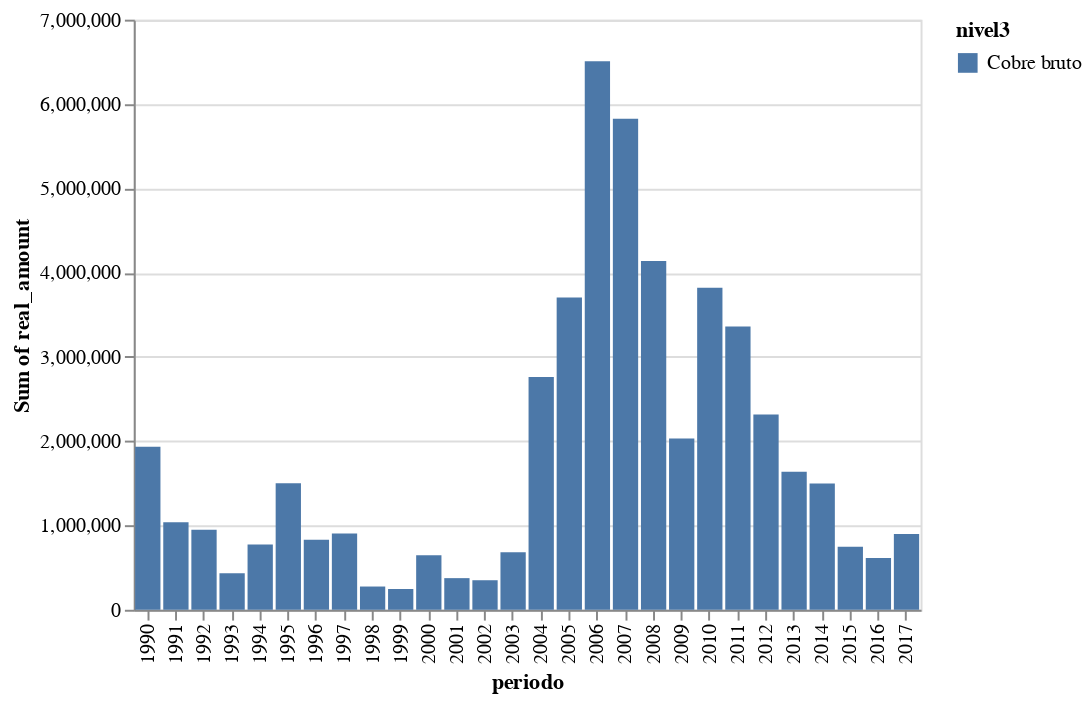

The notebook cell this image was saved under:
### Code cell
alt.Chart(cobre).mark_bar().encode(
    x='periodo:O',
    y='sum(real_amount):Q',
    color='nivel3'
)

### Figure 1 — Vega-Lite specification as saved in the notebook (floating-point values rounded to 4 significant figures)
{"$schema": "https://vega.github.io/schema/vega-lite/v2.4.1.json", "config": {"view": {"height": 300, "width": 400}}, "data": {"values": [{"nivel1": "TRANSACCIONES QUE AFECTAN EL PATRIMONIO NETO", "nivel2": "INGRESOS", "nivel3": "Cobre bruto", "periodo": 1990, "real_amount": 1935000.0}, {"nivel1": "TRANSACCIONES QUE AFECTAN EL PATRIMONIO NETO", "nivel2": "INGRESOS", "nivel3": "Cobre bruto", "periodo": 1991, "real_amount": 1039000.0}, {"nivel1": "TRANSACCIONES QUE AFECTAN EL PATRIMONIO NETO", "nivel2": "INGRESOS", "nivel3": "Cobre bruto", "periodo": 1992, "real_amount": 950400.0}, {"nivel1": "TRANSACCIONES QUE AFECTAN EL PATRIMONIO NETO", "nivel2": "INGRESOS", "nivel3": "Cobre bruto", "periodo": 1993, "real_amount": 434500.0}, {"nivel1": "TRANSACCIONES QUE AFECTAN EL PATRIMONIO NETO", "nivel2": "INGRESOS", "nivel3": "Cobre bruto", "periodo": 1994, "real_amount": 775300.0}, {"nivel1": "TRANSACCIONES QUE AFECTAN EL PATRIMONIO NETO", "nivel2": "INGRESOS", "nivel3": "Cobre bruto", "periodo": 1995, "real_amount": 1500000.0}, {"nivel1": "TRANSACCIONES QUE AFECTAN EL PATRIMONIO NETO", "nivel2": "INGRESOS", "nivel3": "Cobre bruto", "periodo": 1996, "real_amount": 831700.0}, {"nivel1": "TRANSACCIONES QUE AFECTAN EL PATRIMONIO NETO", "nivel2": "INGRESOS", "nivel3": "Cobre bruto", "periodo": 1997, "real_amount": 905300.0}, {"nivel1": "TRANSACCIONES QUE AFECTAN EL PATRIMONIO NETO", "nivel2": "INGRESOS", "nivel3": "Cobre bruto", "periodo": 1998, "real_amount": 275700.0}, {"nivel1": "TRANSACCIONES QUE AFECTAN EL PATRIMONIO NETO", "nivel2": "INGRESOS", "nivel3": "Cobre bruto", "periodo": 1999, "real_amount": 246300.0}, {"nivel1": "TRANSACCIONES QUE AFECTAN EL PATRIMONIO NETO", "nivel2": "INGRESOS", "nivel3": "Cobre bruto", "periodo": 2000, "real_amount": 648100.0}, {"nivel1": "TRANSACCIONES QUE AFECTAN EL PATRIMONIO NETO", "nivel2": "INGRESOS", "nivel3": "Cobre bruto", "periodo": 2001, "real_amount": 375200.0}, {"nivel1": "TRANSACCIONES QUE AFECTAN EL PATRIMONIO NETO", "nivel2": "INGRESOS", "nivel3": "Cobre bruto", "periodo": 2002, "real_amount": 350400.0}, {"nivel1": "TRANSACCIONES QUE AFECTAN EL PATRIMONIO NETO", "nivel2": "INGRESOS", "nivel3": "Cobre bruto", "periodo": 2003, "real_amount": 681700.0}, {"nivel1": "TRANSACCIONES QUE AFECTAN EL PATRIMONIO NETO", "nivel2": "INGRESOS", "nivel3": "Cobre bruto", "periodo": 2004, "real_amount": 2760000.0}, {"nivel1": "TRANSACCIONES QUE AFECTAN EL PATRIMONIO NETO", "nivel2": "INGRESOS", "nivel3": "Cobre bruto", "periodo": 2005, "real_amount": 3705000.0}, {"nivel1": "TRANSACCIONES QUE AFECTAN EL PATRIMONIO NETO", "nivel2": "INGRESOS", "nivel3": "Cobre bruto", "periodo": 2006, "real_amount": 6506000.0}, {"nivel1": "TRANSACCIONES QUE AFECTAN EL PATRIMONIO NETO", "nivel2": "INGRESOS", "nivel3": "Cobre bruto", "periodo": 2007, "real_amount": 5825000.0}, {"nivel1": "TRANSACCIONES QUE AFECTAN EL PATRIMONIO NETO", "nivel2": "INGRESOS", "nivel3": "Cobre bruto", "periodo": 2008, "real_amount": 4138000.0}, {"nivel1": "TRANSACCIONES QUE AFECTAN EL PATRIMONIO NETO", "nivel2": "INGRESOS", "nivel3": "Cobre bruto", "periodo": 2009, "real_amount": 2031000.0}, {"nivel1": "TRANSACCIONES QUE AFECTAN EL PATRIMONIO NETO", "nivel2": "INGRESOS", "nivel3": "Cobre bruto", "periodo": 2010, "real_amount": 3820000.0}, {"nivel1": "TRANSACCIONES QUE AFECTAN EL PATRIMONIO NETO", "nivel2": "INGRESOS", "nivel3": "Cobre bruto", "periodo": 2011, "real_amount": 3360000.0}, {"nivel1": "TRANSACCIONES QUE AFECTAN EL PATRIMONIO NETO", "nivel2": "INGRESOS", "nivel3": "Cobre bruto", "periodo": 2012, "real_amount": 2317000.0}, {"nivel1": "TRANSACCIONES QUE AFECTAN EL PATRIMONIO NETO", "nivel2": "INGRESOS", "nivel3": "Cobre bruto", "periodo": 2013, "real_amount": 1637000.0}, {"nivel1": "TRANSACCIONES QUE AFECTAN EL PATRIMONIO NETO", "nivel2": "INGRESOS", "nivel3": "Cobre bruto", "periodo": 2014, "real_amount": 1498000.0}, {"nivel1": "TRANSACCIONES QUE AFECTAN EL PATRIMONIO NETO", "nivel2": "INGRESOS", "nivel3": "Cobre bruto", "periodo": 2015, "real_amount": 746300.0}, {"nivel1": "TRANSACCIONES QUE AFECTAN EL PATRIMONIO NETO", "nivel2": "INGRESOS", "nivel3": "Cobre bruto", "periodo": 2016, "real_amount": 612800.0}, {"nivel1": "TRANSACCIONES QUE AFECTAN EL PATRIMONIO NETO", "nivel2": "INGRESOS", "nivel3": "Cobre bruto", "periodo": 2017, "real_amount": 898900.0}]}, "encoding": {"color": {"field": "nivel3", "type": "nominal"}, "x": {"field": "periodo", "type": "ordinal"}, "y": {"aggregate": "sum", "field": "real_amount", "type": "quantitative"}}, "mark": "bar"}
